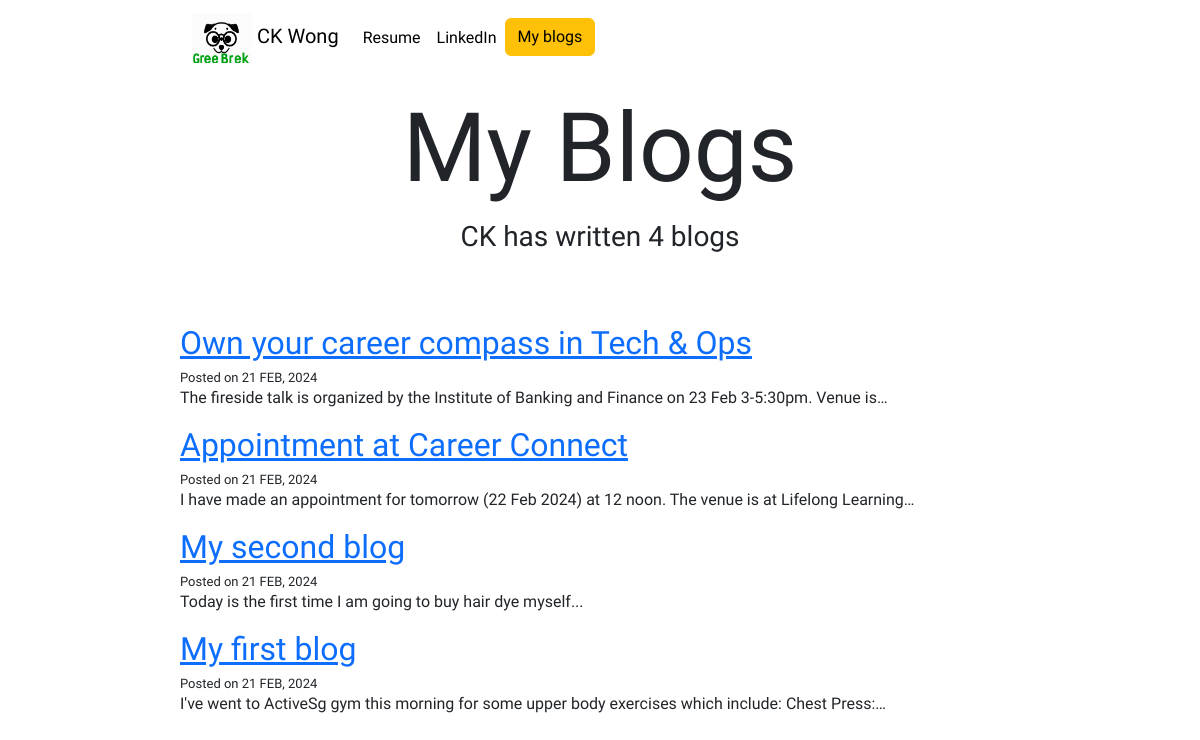
Page /blog/ on the earlier database version.
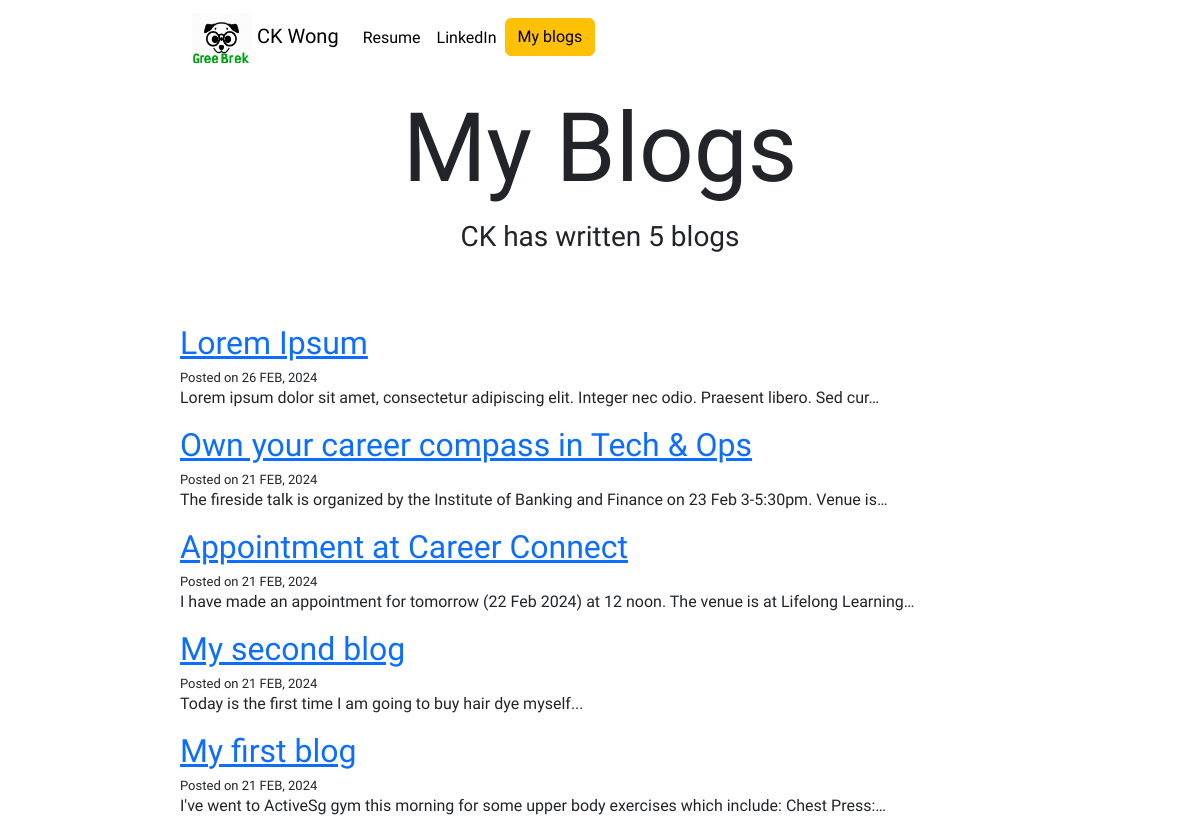
Same page on the later database version.
### blog/models.py (models this page shows, shortened)
class Blog(models.Model):
    title = models.CharField(max_length=50)
    created_on = models.DateTimeField(default=timezone.now)
    message = models.TextField()

### blog/views.py (the view)
# urls.py: path("", views.all_blogs, name="all_blogs"),
def all_blogs(request):
    blogs = Blog.objects.order_by("-created_on")
    return render(request, "blog/all_blogs.html", {"blogs": blogs})

### blog/templates/blog/all_blogs.html
{% extends 'portfolio/base.html' %}
{% block content %}
<div id="blogtitle">My Blogs</div>
<h3>CK has written {{ blogs.count }} blog{{ blogs.count|pluralize }}</h3>
{% for blog in blogs %}
<div class="post-container">
    <a href="{% url 'blog:detail' blog.id %}"><h2>{{ blog.title }}</h2></a>
    <h4>Posted on {{ blog.created_on|date:'d M, Y'|upper }}</h4>
    <p>{{ blog.message|striptags|truncatechars:100 }}</p>
</div>
{% endfor %}
{% endblock content %}

Differences in the rows shown:
added Blog: title "Lorem Ipsum", created_on "26 FEB, 2024", message "Lorem ipsum dolor sit amet, consectetur adipiscing elit. Integer nec odio. Praesent libero. Sed cur…"
Other differences:
{{ blogs.count }}: "4" → "5"
